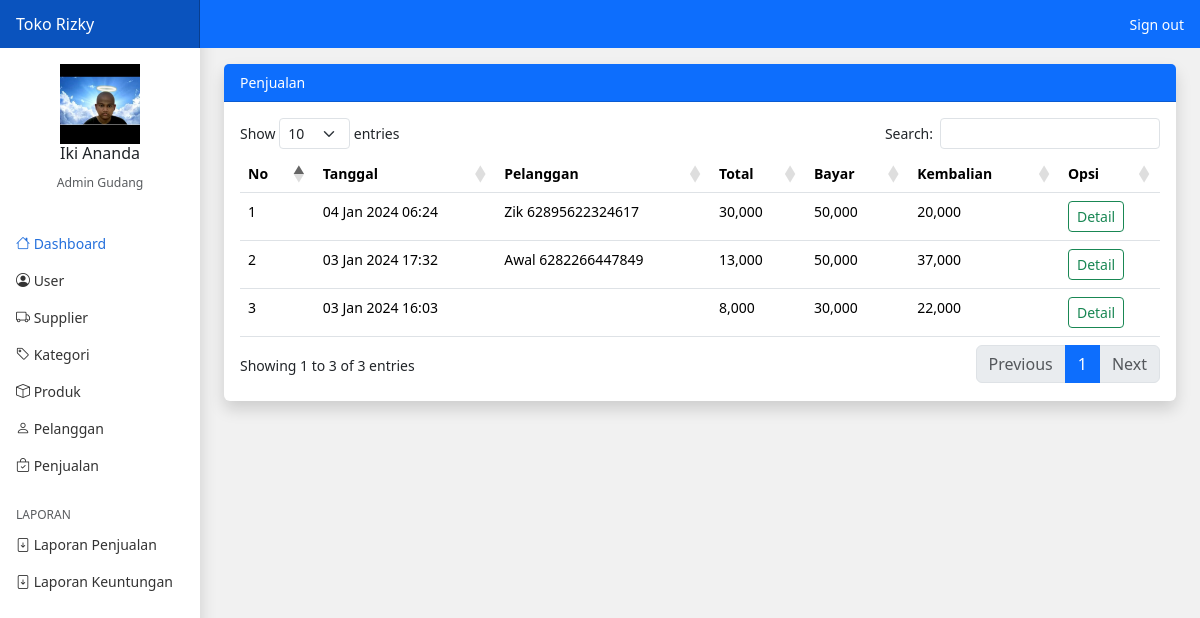
Screenshot of /gudang/index.php?page=penjualan (signed in) with the database file from the repository.
### tables this page shows
CREATE TABLE `penjualan` (
  `id_penjualan` int(11) NOT NULL,
  `id_pelanggan` int(11) DEFAULT NULL,
  `id_toko` int(11) NOT NULL,
  `id_user` int(11) NOT NULL,
  `tanggal_penjualan` datetime NOT NULL,
  `total_penjualan` int(11) NOT NULL,
  `bayar_penjualan` int(11) NOT NULL,
  `kembalian_penjualan` int(11) NOT NULL
);

CREATE TABLE `pelanggan` (
  `id_pelanggan` int(11) NOT NULL,
  `id_toko` int(11) NOT NULL,
  `nama_pelanggan` varchar(100) NOT NULL,
  `email_pelanggan` varchar(100) NOT NULL,
  `telepon_pelanggan` varchar(25) NOT NULL,
  `alamat_pelanggan` varchar(100) NOT NULL
);

### gudang/penjualan.php (the view)
<?php
$id_toko =$_SESSION['user']['id_toko'];
$penjualan = array();
$ambil = $koneksi->query("SELECT * FROM penjualan
                        LEFT JOIN pelanggan ON penjualan.id_pelanggan=pelanggan.id_pelanggan
                        WHERE penjualan.id_toko ='$id_toko'
                        ORDER BY id_penjualan DESC ");
while($tiap = $ambil->fetch_assoc())
{
    $penjualan[] = $tiap;
}
?>
<div class="card border-0 shadow">
    <div class="card-header bg-primary text-white">Penjualan</div>
    <div class="card-body">
        <table class="table" id="example">
            <thead>
                <tr>
                    <th>No</th>
                    <th>Tanggal</th>
                    <th>Pelanggan</th>
                    <th>Total</th>
                    <th>Bayar</th>
                    <th>Kembalian</th>
                    <th>Opsi</th>
                </tr>
            </thead>
            <tbody>
                <?php foreach ($penjualan as $key => $value): ?>
                <tr>
                    <td><?php echo $key +1 ?></td>
                    <td><?php echo date("d M Y H:i", strtotime($value["tanggal_penjualan"])) ?></td>
                    <td>
                    <?php echo $value["nama_pelanggan"]?>
                    <?php echo $value["telepon_pelanggan"]?>
                    </td>
                    <td><?php echo number_format($value["total_penjualan"]) ?></td>
                    <td><?php echo number_format($value["bayar_penjualan"]) ?></td>
                    <td><?php echo number_format($value["kembalian_penjualan"]) ?></td>
                    <td>
                        <a class="btn btn-outline-success btn-sm" href="index.php?page=penjualan_produk&id=<?php echo $value["id_penjualan"] ?>">Detail</a>
                    </td>
                </tr>
                <?php endforeach ?>
            </tbody>
        </table>
    </div>
</div>

### gudang/index.php (shortened to what this page needs)
<?php include '../koneksi.php'?>
<!doctype html>
<html lang="en">
  <head>
    <link rel="stylesheet" href="../assets/css/bootstrap.min.css">
    <link href="../assets/css/dashboard.css" rel="stylesheet">
    <link rel="stylesheet" href="https://cdn.jsdelivr.net/npm/bootstrap-icons@1.11.3/font/bootstrap-icons.min.css">
    <link rel="stylesheet" href="https://cdn.datatables.net/1.13.7/css/dataTables.bootstrap5.min.css">
  </head>
  <body>
<header class="navbar navbar-dark sticky-top bg-primary flex-md-nowrap p-0 ">
  <a class="navbar-brand col-md-3 col-lg-2 me-0 px-3 fs-6" href="#">Toko Rizky</a>
  <div class="navbar-nav">
    <div class="nav-item text-nowrap">
      <a class="nav-link px-3 text-white" href="index.php?page=logout">Sign out</a>
    </div>
  </div>
</header>
<div class="container-fluid">
  <div class="row">
    <nav id="sidebarMenu" class="col-md-3 col-lg-2 d-md-block bg-white sidebar collapse shadow">
      <div class="my-3 text-center">
        <img src="../assets/img/logo.jpg" width="80">
        <h6><?php echo $_SESSION['user']['nama_user'] ?></h6>
        <span class="text-muted small">Admin Gudang</span>
      </div>
      <div class="position-sticky pt-3 sidebar-sticky">
        <ul class="nav flex-column">
          <li class="nav-item">
            <a class="nav-link active" aria-current="page" href="index.php">
              <i class="bi bi-house"></i>
              Dashboard
            </a>
          </li>
          <li class="nav-item">
            <a class="nav-link " aria-current="page" href="index.php?page=user">
              <i class="bi bi-person-circle"></i>
              User
            </a>
          </li>
          <li class="nav-item">
            <a class="nav-link" href="index.php?page=supplier">
              <i class="bi bi-truck"></i>
              Supplier
            </a>
          </li>
          <li class="nav-item">
            <a class="nav-link" href="index.php?page=kategori">
            <i class="bi bi-tag"></i>
              Kategori
            </a>
          </li>
          <li class="nav-item">
            <a class="nav-link" href="index.php?page=produk">
            <i class="bi bi-box"></i>
              Produk
            </a>
          </li>
          <li class="nav-item">
            <a class="nav-link" href="index.php?page=pelanggan">
            <i class="bi bi-person"></i>
              Pelanggan
            </a>
          </li>
          <li class="nav-item">
            <a class="nav-link" href="index.php?page=penjualan">
            <i class="bi bi-bag-check"></i>
              Penjualan
            </a>
          </li>
        </ul>
        <h6 class="sidebar-heading d-flex justify-content-between align-items-center px-3 mt-4 mb-1 text-muted text-uppercase">
          <span>LAPORAN</span>
        </h6>
        <ul class="nav flex-column mb-2">
          <li class="nav-item">
            <a class="nav-link" href="index.php?page=laporan_penjualan">
              <i class="bi bi-file-arrow-down"></i>
              Laporan Penjualan
            </a>
          </li>
          <li class="nav-item">
            <a class="nav-link" href="index.php?page=laporan_keuntungan">
              <i class="bi bi-file-arrow-down"></i>
              Laporan Keuntungan
            </a>
          </li>
        </ul>
      </div>
    </nav>
    <main class="col-md-9 ms-sm-auto col-lg-10 px-md-4 min-vh-100 pt-3" style="background: #f1f1f1;">
        <?php
        if(!isset($_GET['page']))
        {
          include 'dashboard.php';
        }
        else
        {
          if($_GET['page']=="supplier")
          {
            include 'supplier.php';
          }
          elseif($_GET['page']=="kategori")
          {
            include 'kategori.php';
          }
          elseif($_GET['page']=="produk")
          {
            include 'produk.php';
          }
          elseif($_GET['page']=="pelanggan")
          {
            include 'pelanggan.php';
          }
          elseif($_GET['page']=="pelanggan_tambah")
          {
            include 'pelanggan_tambah.php';
          }
          elseif($_GET['page']=="pelanggan_edit")
          {
            include 'pelanggan_edit.php';
          }
          elseif($_GET['page']=="pelanggan_hapus")
          {
            include 'pelanggan_hapus.php';
          }
          elseif($_GET['page']=="logout")
          {
            include 'logout.php';
          }
          elseif($_GET['page']=="penjualan")
          {
            include 'penjualan.php';
          }
          elseif($_GET['page']=="penjualan_produk")
          {
            include 'penjualan_produk.php';
          }
          elseif($_GET['page']=="supplier_tambah")
          {
            include 'supplier_tambah.php';
          }
          elseif($_GET['page']=="kategori_tambah")
          {
            include 'kategori_tambah.php';
          }
          elseif($_GET['page']=="produk_tambah")
          {
            include 'produk_tambah.php';
          }
          elseif($_GET['page']=="supplier_edit")
          {
            include 'supplier_edit.php';
          }
          elseif($_GET['page']=="supplier_hapus")
          {
            include 'supplier_hapus.php';
          }
          elseif($_GET['page']=="kategori_edit")
          {
            include 'kategori_edit.php';
          }
          elseif($_GET['page']=="kategori_hapus")
          {
            include 'kategori_hapus.php';
          }
          elseif($_GET['page']=="produk_edit")
          {
            include 'produk_edit.php';
          }
          elseif($_GET['page']=="produk_hapus")
          {
            include 'produk_hapus.php';
          }
          elseif($_GET['page']=="laporan_penjualan")
          {
            include 'laporan_penjualan.php';
          }
          elseif($_GET['page']=="laporan_keuntungan")
          {
            include 'laporan_keuntungan.php';
          }
          elseif($_GET['page']=="user")
          {
            include 'user.php';
          }
          elseif($_GET['page']=="user_tambah")
          {
            include 'user_tambah.php';
          }
          elseif($_GET['page']=="user_edit")
          {
            include 'user_edit.php';
          }
          elseif($_GET['page']=="user_hapus")
          {
            include 'user_hapus.php';
          }
        }
        ?>
    </main>
  </div>
</div>
</body>
</html>

### assets/css/dashboard.css (style rules this page uses)
body { font-size: .875rem; }
.sidebar { position: fixed; top: 0; bottom: 0; left: 0; z-index: 100; padding: 48px 0 0; box-shadow: inset -1px 0 0 rgba(0, 0, 0, .1); }
.sidebar-sticky { height: calc(100vh - 48px); overflow-x: hidden; overflow-y: auto; }
.sidebar .nav-link { font-weight: 500; color: #333; }
.sidebar .nav-link.active { color: #2470dc; }
.sidebar-heading { font-size: .75rem; }
.navbar-brand { padding-top: .75rem; padding-bottom: .75rem; background-color: rgba(0, 0, 0, .25); box-shadow: inset -1px 0 0 rgba(0, 0, 0, .25); }

### rows the page displays
penjualan: tanggal_penjualan "04 Jan 2024 06:24", id_pelanggan.nama_pelanggan "Zik", id_pelanggan.telepon_pelanggan "62895622324617", total_penjualan "30,000", bayar_penjualan "50,000", kembalian_penjualan "20,000"
penjualan: tanggal_penjualan "03 Jan 2024 17:32", id_pelanggan.nama_pelanggan "Awal", id_pelanggan.telepon_pelanggan "6282266447849", total_penjualan "13,000", bayar_penjualan "50,000", kembalian_penjualan "37,000"
penjualan: tanggal_penjualan "03 Jan 2024 16:03", total_penjualan "8,000", bayar_penjualan "30,000", kembalian_penjualan "22,000"

### other values shown
$_SESSION['user']['nama_user'] "Iki Ananda"
